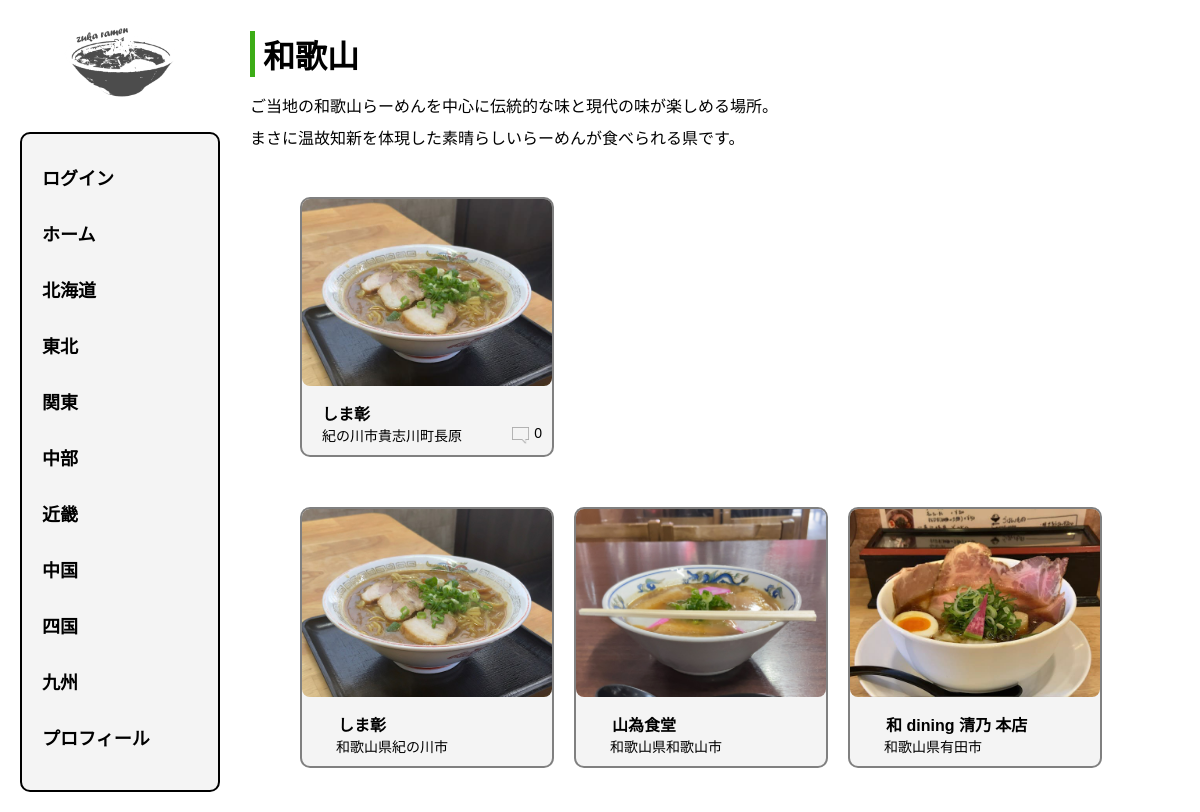
/wakayama/, run on an earlier commit of the app's database.
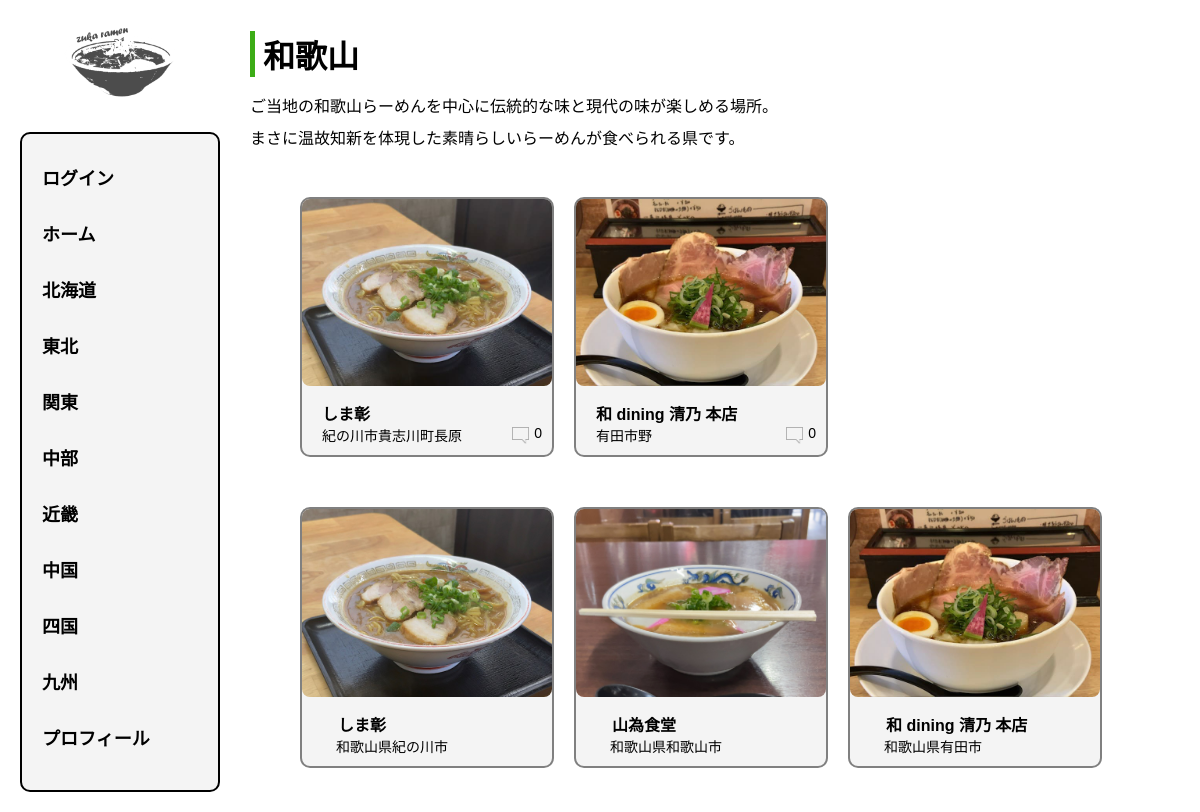
And on a later commit of the database.
### mypage/models.py (models this page shows, shortened)
class Store(models.Model):
    name = models.CharField(max_length=100)
    location = models.CharField(max_length=100, null=True)
    prefecture = models.CharField(max_length=100, null=True)
    image = models.ImageField(upload_to='stores/', null=True)

### mypage/views.py (the view)
# urls.py: path('wakayama/', views.wakayama, name='wakayama'),
def wakayama(request):
    stores = Store.objects.filter(prefecture='和歌山').annotate(comment_count=Count('comments'))
    return render(request, 'wakayama.html', {'stores': stores })

### mypage/templates/wakayama.html (shortened to what this page needs)
{% extends 'base.html' %}
{% block content %}
<body>
    {% load static %}
    <div class="emphasize">
    <h1>和歌山</h1>
    </div>
    <p>ご当地の和歌山らーめんを中心に伝統的な味と現代の味が楽しめる場所。</p>
    <p>まさに温故知新を体現した素晴らしいらーめんが食べられる県です。</p>
    <div class="block-container">
        {% for store in stores %}
        <a href="{% url 'store_detail' store_id=store.id %}">
        <div class="block">
            <img src="{{ store.image.url }}" alt="{{ store.name }}">
            <div class="description">{{ store.name }}</div>
            <div class="description1">
                 {{ store.location }}
                 <img src="{% static 'mypage/hukidashi.png' %}" alt="コメント画像">{{ store.comment_count }}
            </div>
        </div>
        </a>
        {% endfor %}
    </div>
    <div class="block-container">
        <a href="{% url 'store_detail' store_id=1 %}">
        <div class="block">
            <img src="{% static 'mypage/shimasyo1.jpeg' %}" alt="しま彰">
            <div class="description">　しま彰</div>
            <div class="description1">　和歌山県紀の川市</div>
        </div>
        </a>
        <div class="block">
            <img src="{% static 'mypage/yamatame1.jpg' %}" alt="山為食堂">
            <div class="description">　山為食堂</div>
            <div class="description1">　和歌山県和歌山市</div>
        </div>
        <div class="block">
            <img src="{% static 'mypage/seino1.jpeg' %}" alt="清乃">
            <div class="description">　和 dining 清乃 本店</div>
            <div class="description1">　和歌山県有田市</div>
        </div>
    </div>
</body>
{% endblock %}

What changed in the data, as far as the page shows it:
added Store: image (picture), name "和 dining 清乃 本店", location "有田市野", comment_count "0"
